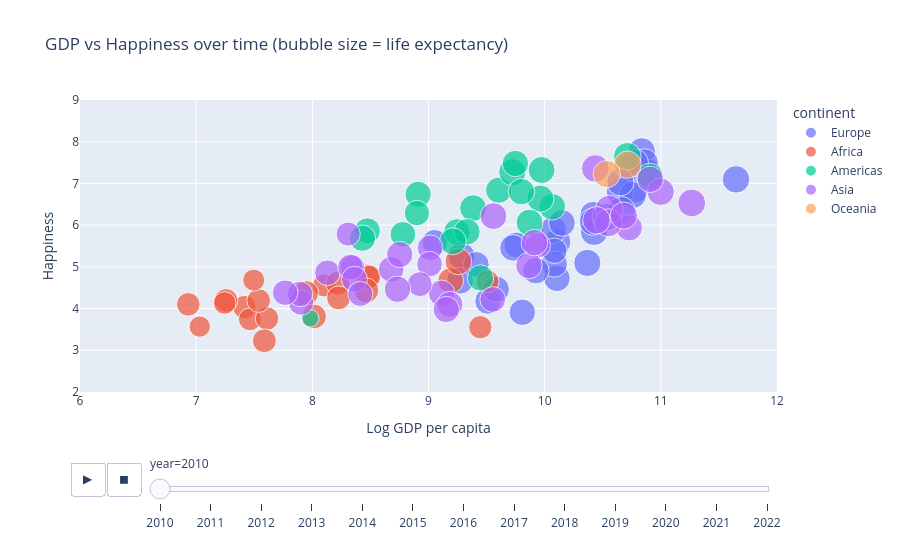

The cell this chart's notebook holds for it:
### Markdown cell above
#### Animated scatter plot over time

`animation_frame` steps through values of a variable (here: year), creating a timeline you can play. This is one of the most powerful features of Plotly — a static chart cannot convey temporal dynamics as intuitively.

### Code cell
fig = px.scatter(
    happy2[happy2.year >= 2010],
    x='log_gdp', y='happiness',
    animation_frame='year',               # play button animates over years
    animation_group='country',            # track each country across frames
    color='continent',
    size='life_expectancy',               # bubble size = life expectancy
    size_max=20,
    hover_name='country',
    range_x=[6, 12], range_y=[2, 9],      # fix axes so animation is comparable
    title='GDP vs Happiness over time (bubble size = life expectancy)',
    labels={'log_gdp': 'Log GDP per capita', 'happiness': 'Happiness'},
    height=550
)
fig.show()

### Figure 1 — Plotly figure (JSON) as saved in the notebook; plotly's stock layout.template omitted (floating-point values rounded to 4 significant figures)
{"data": [{"hovertemplate": "<b>%{hovertext}</b><br><br>continent=Europe<br>year=2010<br>Log GDP per capita=%{x}<br>Happiness=%{y}<br>life_expectancy=%{marker.size}<extra></extra>", "hovertext": ["Albania", "Austria", "Belarus", "Belgium", "Bosnia and Herzegovina", "Bulgaria", "Croatia", "Czechia", "Denmark", "Finland", "France", "Germany", "Greece", "Hungary", "Ireland", "Italy", "Lithuania", "Luxembourg", "Moldova", "Montenegro", "Netherlands", "North Macedonia", "Poland", "Portugal", "Romania", "Russia", "Serbia", "Slovakia", "Slovenia", "Spain", "Sweden", "Ukraine", "United Kingdom"], "ids": ["Albania", "Austria", "Belarus", "Belgium", "Bosnia and Herzegovina", "Bulgaria", "Croatia", "Czechia", "Denmark", "Finland", "France", "Germany", "Greece", "Hungary", "Ireland", "Italy", "Lithuania", "Luxembourg", "Moldova", "Montenegro", "Netherlands", "North Macedonia", "Poland", "Portugal", "Romania", "Russia", "Serbia", "Slovakia", "Slovenia", "Spain", "Sweden", "Ukraine", "United Kingdom"], "legendgroup": "Europe", "marker": {"color": "#636efa", "size": [67.6, 69.9, 62.3, 69.2, 67, 65.2, 67.3, 67.7, 69.4, 69.6, 71.2, 70, 70, 65.8, 70.1, 71.1, 64.3, 70.5, 61, 66.2, 70.9, 64.9, 67.1, 69.3, 65.4, 60.5, 65.7, 66.5, 69.2, 71, 71.2, 62.2, 69.4], "sizemode": "area", "sizeref": 0.1862, "symbol": "circle"}, "mode": "markers", "name": "Europe", "orientation": "v", "showlegend": true, "type": "scatter", "x": [9.283, 10.86, 9.759, 10.78, 9.272, 9.807, 10.11, 10.42, 10.84, 10.73, 10.65, 10.76, 10.43, 10.11, 10.89, 10.66, 10.08, 11.65, 9.053, 9.727, 10.86, 9.512, 10.07, 10.37, 9.924, 10.08, 9.583, 10.15, 10.41, 10.53, 10.77, 9.411, 10.65], "xaxis": "x", "y": [5.269, 7.303, 5.526, 6.854, 4.669, 3.912, 5.596, 6.25, 7.771, 7.393, 6.798, 6.725, 5.84, 4.725, 7.257, 6.354, 5.066, 7.097, 5.59, 5.455, 7.502, 4.18, 5.887, 5.095, 4.909, 5.385, 4.461, 6.052, 6.083, 6.188, 7.496, 5.058, 7.029], "yaxis": "y"}, {"hovertemplate": "<b>%{hovertext}</b><br><br>continent=Africa<br>year=2010<br>Log GDP per capita=%{x}<br>Happiness=%{y}<br>life_expectancy=%{marker.size}<extra></extra>", "hovertext": ["Botswana", "Burkina Faso", "Cameroon", "Central African Republic", "Chad", "Comoros", "Egypt", "Ghana", "Kenya", "Liberia", "Mali", "Mauritania", "Niger", "Nigeria", "Senegal", "Sierra Leone", "South Africa", "Sudan", "Tanzania", "Tunisia", "Uganda", "Zimbabwe"], "ids": ["Botswana", "Burkina Faso", "Cameroon", "Central African Republic", "Chad", "Comoros", "Egypt", "Ghana", "Kenya", "Liberia", "Mali", "Mauritania", "Niger", "Nigeria", "Senegal", "Sierra Leone", "South Africa", "Sudan", "Tanzania", "Tunisia", "Uganda", "Zimbabwe"], "legendgroup": "Africa", "marker": {"color": "#EF553B", "size": [50.6, 51.2, 49.6, 42.5, 48.6, 57, 61.7, 54.3, 53.5, 52.1, 51.3, 57.4, 51.9, 51.5, 56.7, 47.8, 49.6, 57.7, 53.4, 66.3, 52.1, 45.2], "sizemode": "area", "sizeref": 0.1862, "symbol": "circle"}, "mode": "markers", "name": "Africa", "orientation": "v", "showlegend": true, "type": "scatter", "x": [9.446, 7.416, 8.101, 7.031, 7.462, 8.015, 9.191, 8.219, 8.226, 7.257, 7.61, 8.471, 6.932, 8.488, 7.948, 7.245, 9.508, 8.465, 7.587, 9.257, 7.538, 7.495], "xaxis": "x", "y": [3.553, 4.036, 4.554, 3.568, 3.743, 3.812, 4.669, 4.606, 4.256, 4.196, 3.762, 4.772, 4.101, 4.76, 4.372, 4.134, 4.652, 4.435, 3.229, 5.131, 4.193, 4.682], "yaxis": "y"}, {"hovertemplate": "<b>%{hovertext}</b><br><br>continent=Americas<br>year=2010<br>Log GDP per capita=%{x}<br>Happiness=%{y}<br>life_expectancy=%{marker.size}<extra></extra>", "hovertext": ["Argentina", "Bolivia", "Brazil", "Canada", "Chile", "Colombia", "Costa Rica", "Dominican Republic", "Ecuador", "El Salvador", "Guatemala", "Haiti", "Honduras", "Mexico", "Nicaragua", "Panama", "Paraguay", "Peru", "United States", "Uruguay", "Venezuela"], "ids": ["Argentina", "Bolivia", "Brazil", "Canada", "Chile", "Colombia", "Costa Rica", "Dominican Republic", "Ecuador", "El Salvador", "Guatemala", "Haiti", "Honduras", "Mexico", "Nicaragua", "Panama", "Paraguay", "Peru", "United States", "Uruguay", "Venezuela"], "legendgroup": "Americas", "marker": {"color": "#00cc96", "size": [66.3, 61.7, 63.9, 70.8, 68.5, 67.2, 69.2, 64.4, 65.8, 64.4, 60.1, 28, 62.3, 65.1, 64.7, 67.5, 65.2, 67.5, 66.7, 67.1, 65.3], "sizemode": "area", "sizeref": 0.1862, "symbol": "circle"}, "mode": "markers", "name": "Americas", "orientation": "v", "showlegend": true, "type": "scatter", "x": [10.07, 8.78, 9.604, 10.71, 9.963, 9.383, 9.721, 9.448, 9.245, 8.911, 8.901, 7.984, 8.474, 9.8, 8.431, 9.974, 9.331, 9.21, 10.91, 9.87, 9.748], "xaxis": "x", "y": [6.441, 5.781, 6.837, 7.65, 6.636, 6.408, 7.271, 4.735, 5.838, 6.74, 6.29, 3.766, 5.866, 6.802, 5.687, 7.321, 5.841, 5.613, 7.164, 6.062, 7.478], "yaxis": "y"}, {"hovertemplate": "<b>%{hovertext}</b><br><br>continent=Asia<br>year=2010<br>Log GDP per capita=%{x}<br>Happiness=%{y}<br>life_expectancy=%{marker.size}<extra></extra>", "hovertext": ["Armenia", "Azerbaijan", "Bahrain", "Bangladesh", "Cambodia", "Cyprus", "Georgia", "India", "Indonesia", "Iraq", "Israel", "Japan", "Kazakhstan", "Kuwait", "Kyrgyzstan", "Lebanon", "Malaysia", "Mongolia", "Nepal", "Pakistan", "Philippines", "Singapore", "South Korea", "Sri Lanka", "State of Palestine", "Syria", "Taiwan Province of China", "Tajikistan", "Thailand", "United Arab Emirates", "Vietnam", "Yemen"], "ids": ["Armenia", "Azerbaijan", "Bahrain", "Bangladesh", "Cambodia", "Cyprus", "Georgia", "India", "Indonesia", "Iraq", "Israel", "Japan", "Kazakhstan", "Kuwait", "Kyrgyzstan", "Lebanon", "Malaysia", "Mongolia", "Nepal", "Pakistan", "Philippines", "Singapore", "South Korea", "Sri Lanka", "State of Palestine", "Syria", "Taiwan Province of China", "Tajikistan", "Thailand", "United Arab Emirates", "Vietnam", "Yemen"], "legendgroup": "Asia", "marker": {"color": "#ab63fa", "size": [64.8, 61.7, 65, 61.2, 59, 70.8, 63.7, 57.3, 61.2, 60.9, 71.4, 73, 60.4, 69.2, 61.6, 65.4, 65.4, 57.8, 59.9, 54.5, 61.6, 72.3, 70.9, 64.2, 62.25, 65.1, 69.6, 60.9, 67.1, 65.1, 64.5, 58.6], "sizemode": "area", "sizeref": 0.1862, "symbol": "circle"}, "mode": "markers", "name": "Asia", "orientation": "v", "showlegend": true, "type": "scatter", "x": [9.113, 9.553, 10.73, 8.13, 7.904, 10.56, 9.184, 8.346, 9.013, 9.009, 10.44, 10.55, 9.94, 11.0, 8.329, 9.865, 9.912, 8.925, 7.895, 8.308, 8.679, 11.27, 10.45, 9.153, 8.363, 8.733, 10.68, 7.766, 9.559, 10.91, 8.752, 8.414], "xaxis": "x", "y": [4.368, 4.219, 5.937, 4.858, 4.141, 6.387, 4.102, 4.989, 5.457, 5.065, 7.359, 6.057, 5.514, 6.798, 4.996, 5.032, 5.58, 4.586, 4.35, 5.786, 4.942, 6.531, 6.116, 3.977, 4.703, 4.465, 6.229, 4.381, 6.217, 7.097, 5.296, 4.35], "yaxis": "y"}, {"hovertemplate": "<b>%{hovertext}</b><br><br>continent=Oceania<br>year=2010<br>Log GDP per capita=%{x}<br>Happiness=%{y}<br>life_expectancy=%{marker.size}<extra></extra>", "hovertext": ["Australia", "New Zealand"], "ids": ["Australia", "New Zealand"], "legendgroup": "Oceania", "marker": {"color": "#FFA15A", "size": [70.2, 69.8], "sizemode": "area", "sizeref": 0.1862, "symbol": "circle"}, "mode": "markers", "name": "Oceania", "orientation": "v", "showlegend": true, "type": "scatter", "x": [10.71, 10.53], "xaxis": "x", "y": [7.45, 7.224], "yaxis": "y"}], "layout": {"height": 550, "legend": {"itemsizing": "constant", "title": {"text": "continent"}, "tracegroupgap": 0}, "sliders": [{"active": 0, "currentvalue": {"prefix": "year="}, "len": 0.9, "pad": {"b": 10, "t": 60}, "steps": [{"args": [["2010"], {"frame": {"duration": 0, "redraw": false}, "fromcurrent": true, "mode": "immediate", "transition": {"duration": 0, "easing": "linear"}}], "label": "2010", "method": "animate"}, {"args": [["2011"], {"frame": {"duration": 0, "redraw": false}, "fromcurrent": true, "mode": "immediate", "transition": {"duration": 0, "easing": "linear"}}], "label": "2011", "method": "animate"}, {"args": [["2012"], {"frame": {"duration": 0, "redraw": false}, "fromcurrent": true, "mode": "immediate", "transition": {"duration": 0, "easing": "linear"}}], "label": "2012", "method": "animate"}, {"args": [["2013"], {"frame": {"duration": 0, "redraw": false}, "fromcurrent": true, "mode": "immediate", "transition": {"duration": 0, "easing": "linear"}}], "label": "2013", "method": "animate"}, {"args": [["2014"], {"frame": {"duration": 0, "redraw": false}, "fromcurrent": true, "mode": "immediate", "transition": {"duration": 0, "easing": "linear"}}], "label": "2014", "method": "animate"}, {"args": [["2015"], {"frame": {"duration": 0, "redraw": false}, "fromcurrent": true, "mode": "immediate", "transition": {"duration": 0, "easing": "linear"}}], "label": "2015", "method": "animate"}, {"args": [["2016"], {"frame": {"duration": 0, "redraw": false}, "fromcurrent": true, "mode": "immediate", "transition": {"duration": 0, "easing": "linear"}}], "label": "2016", "method": "animate"}, {"args": [["2017"], {"frame": {"duration": 0, "redraw": false}, "fromcurrent": true, "mode": "immediate", "transition": {"duration": 0, "easing": "linear"}}], "label": "2017", "method": "animate"}, {"args": [["2018"], {"frame": {"duration": 0, "redraw": false}, "fromcurrent": true, "mode": "immediate", "transition": {"duration": 0, "easing": "linear"}}], "label": "2018", "method": "animate"}, {"args": [["2019"], {"frame": {"duration": 0, "redraw": false}, "fromcurrent": true, "mode": "immediate", "transition": {"duration": 0, "easing": "linear"}}], "label": "2019", "method": "animate"}, {"args": [["2020"], {"frame": {"duration": 0, "redraw": false}, "fromcurrent": true, "mode": "immediate", "transition": {"duration": 0, "easing": "linear"}}], "label": "2020", "method": "animate"}, {"args": [["2021"], {"frame": {"duration": 0, "redraw": false}, "fromcurrent": true, "mode": "immediate", "transition": {"duration": 0, "easing": "linear"}}], "label": "2021", "method": "animate"}, {"args": [["2022"], {"frame": {"duration": 0, "redraw": false}, "fromcurrent": true, "mode": "immediate", "transition": {"duration": 0, "easing": "linear"}}], "label": "2022", "method": "animate"}], "x": 0.1, "xanchor": "left", "y": 0, "yanchor": "top"}], "title": {"text": "GDP vs Happiness over time (bubble size = life expectancy)"}, "updatemenus": [{"buttons": [{"args": [null, {"frame": {"duration": 500, "redraw": false}, "fromcurrent": true, "mode": "immediate", "transition": {"duration": 500, "easing": "linear"}}], "label": "&#9654;", "method": "animate"}, {"args": [[null], {"frame": {"duration": 0, "redraw": false}, "fromcurrent": true, "mode": "immediate", "transition": {"duration": 0, "easing": "linear"}}], "label": "&#9724;", "method": "animate"}], "direction": "left", "pad": {"r": 10, "t": 70}, "showactive": false, "type": "buttons", "x": 0.1, "xanchor": "right", "y": 0, "yanchor": "top"}], "xaxis": {"anchor": "y", "domain": [0, 1], "range": [6, 12], "title": {"text": "Log GDP per capita"}}, "yaxis": {"anchor": "x", "domain": [0, 1], "range": [2, 9], "title": {"text": "Happiness"}}}}
